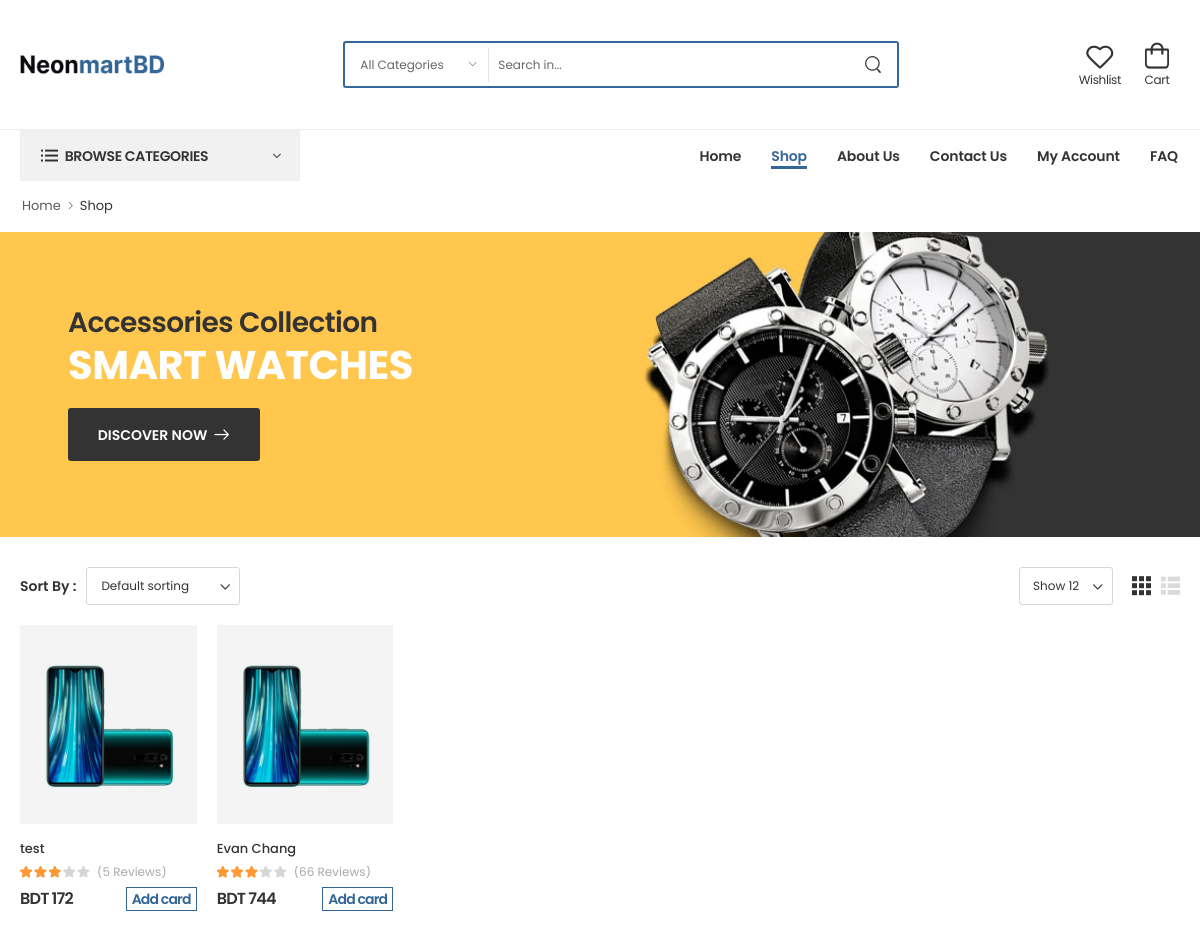
The app's page /shop, older data.
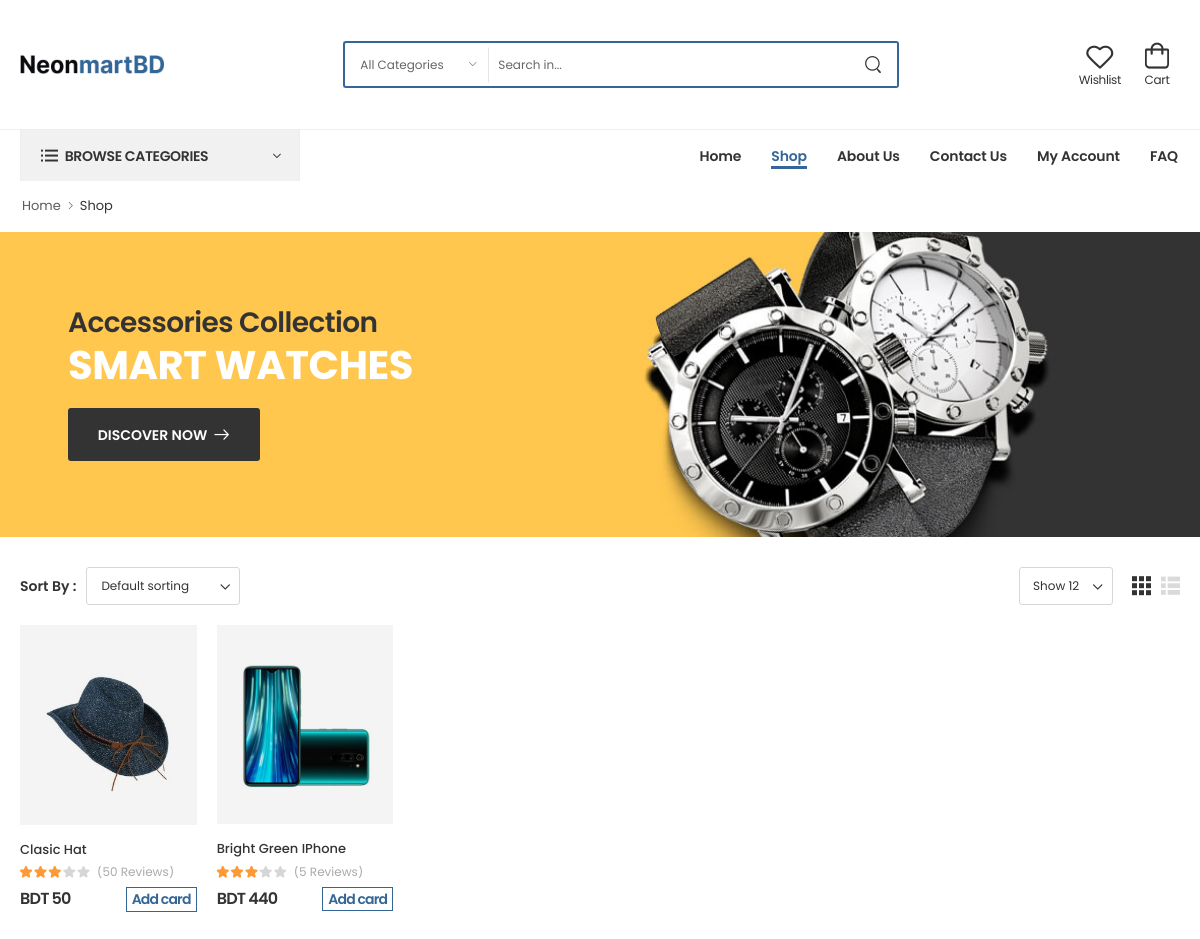
The same page, newer data.
### core/models.py (models this page shows, shortened)
class Products(models.Model):
    name = models.CharField(max_length=500)
    category = models.ForeignKey(Category, on_delete=models.CASCADE)
    subcategory = models.ForeignKey(SubCategory,on_delete=models.CASCADE,blank=True, null=True)
    sub_sub_category = models.ForeignKey(SubSubCategory, on_delete=models.CASCADE,blank=True, null=True)
    brand = models.ImageField(upload_to="Brand Image",default="brands/category/1.png")
    sku = models.CharField(max_length=200)
    price = models.PositiveIntegerField()
    review = models.PositiveIntegerField(null=True,blank=True,default=0)
    sort_description = RichTextField()
    slug = AutoSlugField(populate_from="name", null=True, unique=True)
    description = RichTextField()
    image = models.ImageField(upload_to="Product Image")
    pdsliderimg1 = models.ImageField(upload_to="Slider Image",blank=True, null=True)
    pdsliderimg2 = models.ImageField(upload_to="Slider Image",blank=True, null=True)
    pdsliderimg3 = models.ImageField(upload_to="Slider Image",blank=True, null=True)

### core/views.py (the view, shortened to what this page needs)
# urls.py: path('shop', shop_page, name="shop_page"),
def shop_page(request):
    cart = 0
    if request.user.is_authenticated:
        cart = Cart.objects.filter(user=request.user)
    products = Products.objects.order_by("-id")
    sub_sub_category = SubSubCategory.objects.all()
    sub_category = SubCategory.objects.all()
    category = Category.objects.all()
    home_garden = []
    electronics = []
    fashion = []
    furniture = []
    healthy_beauty = []
    gift_ideas = []
    toy_games = []
    cooking = []
    smart_phones = []
    cameras_photo = []
    accessories = []
    context = {
        'navbar':'shop',
        'products':products,
        'cart':cart,
        'sub_sub_category':sub_sub_category,
        'sub_category':sub_category,
        'home_garden':home_garden,
        'electronics':electronics,
        'fashion':fashion,
        'furniture':furniture,
        'healthy_beauty':healthy_beauty,
        'gift_ideas':gift_ideas,
        'cooking':cooking,
        'smart_phones':smart_phones,
        'cameras_photo':cameras_photo,
        'accessories':accessories,
        'toy_games':toy_games,
    }
    return render(request,"core/shop.html",context)

### core/templates/core/shop.html (shortened to what the changed rows need)
{% extends "base/base.html" %}
{% load static %}
{% block body %}
<link rel="stylesheet" type="text/css" href="{% static 'assets/css/style.min.css' %}" />
<main class="main">
  <div class="page-content mb-10">
    <div class="container-fluid">
      <div class="shop-content">
        <div class="main-content">
          <div class="product-wrapper row cols-xl-6 cols-lg-5 cols-md-4 cols-sm-3 cols-2">
            {% for product in products %}
              <div class="product-wrap">
                <div class="product text-center">
                  <figure class="product-media">
                    <a href="{% url 'product_details' product.slug %}">
                      <img src="{{product.image.url}}" alt="Product" width="300" height="338" />
                    </a>
                  </figure>
                  <div class="product-details" style="text-align: left">
                    <h4 class="product-name">
                      <a href="{% url 'product_details' product.slug %}">{{product.name}}</a>
                    </h4>
                    <div class="ratings-container" style="display: flex; justify-content: flex-start">
                      <div class="ratings-full">
                        <span class="ratings" style="width: 60%"></span>
                      </div>
                      <a href="{% url 'product_details' product.slug %}" class="rating-reviews">({{product.review}} Reviews)</a>
                    </div>
                    <div class="product-price" style="display: flex; justify-content: space-between">
                      <ins class="new-price">BDT {{product.price}}</ins>
                      <a href="{% url 'ADD_TO_CART' product.id %}" style="
                            border: 1px solid #336696;
                            color: #336696;
                            padding: 0px 5px;
                            font-size: 14px;
                          " onMouseOver="this.style.background='#336696'; this.style.color='#fff'"
                        onMouseOut="this.style.background='transparent';this.style.color='#336696'">Add card</a>
                    </div>
                  </div>
                </div>
              </div>
            {% endfor %}
          </div>
        </div>
      </div>
    </div>
  </div>
</main>
{% endblock body %}

Row changes from the older to the newer data that the page shows:
removed Products: image (picture), name "test", review "5", price "172"
removed Products: image (picture), name "Evan Chang", review "66", price "744"
added Products: image (picture), name "Clasic Hat", review "50", price "50"
added Products: image (picture), name "Bright Green IPhone", review "5", price "440"
